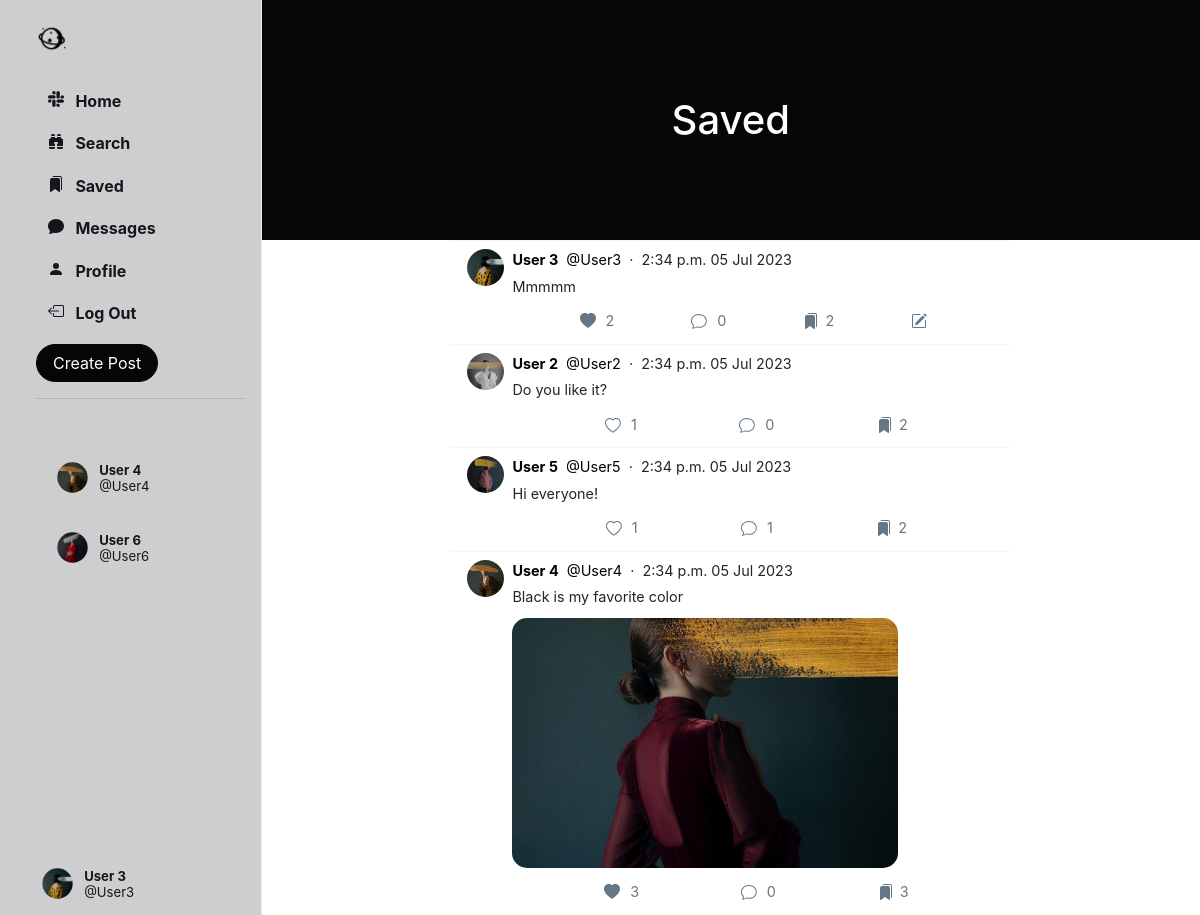
The app's page /saved/ (signed in), older data.
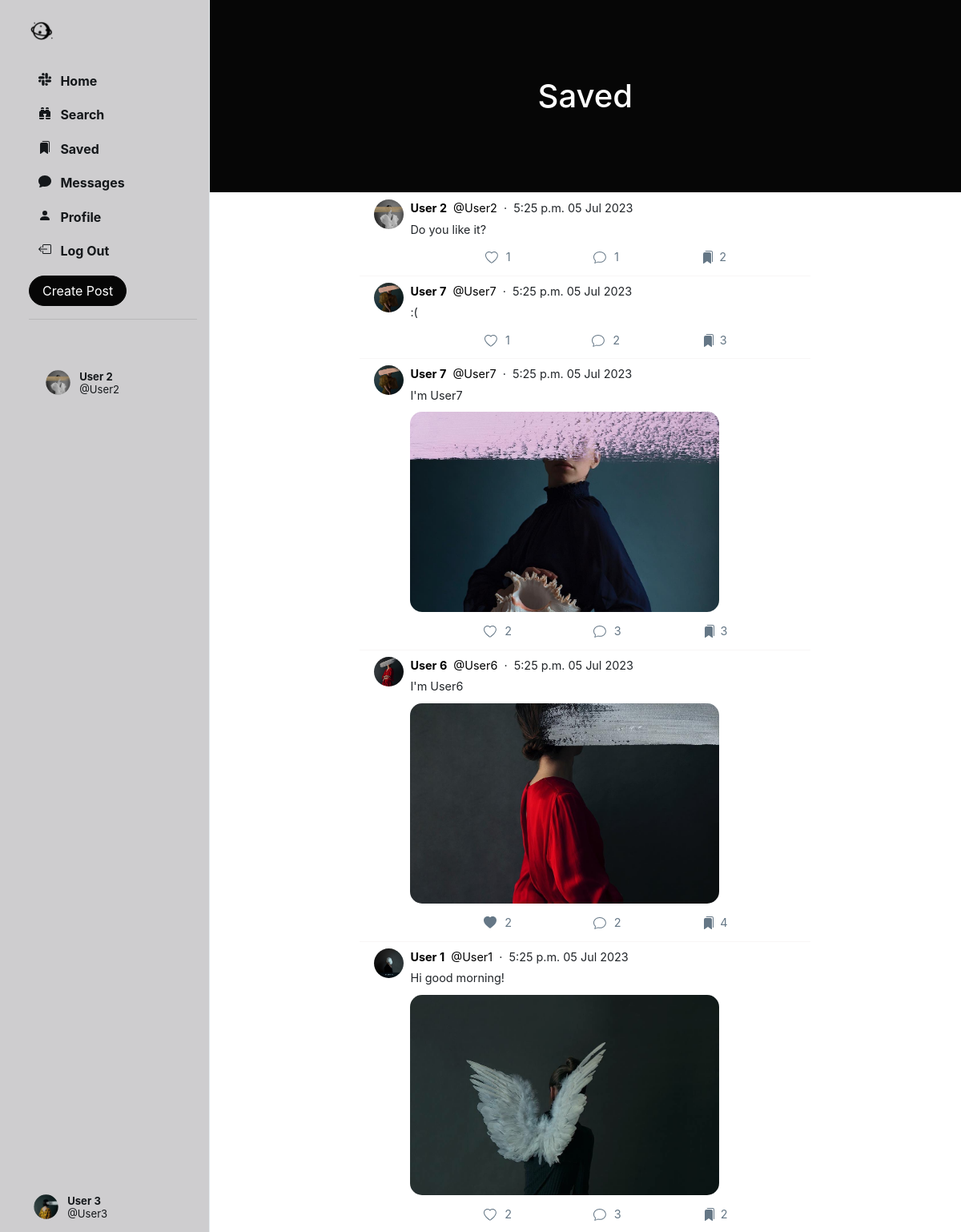
The same page, newer data.
### Network/models.py (models this page shows, shortened)
class User(AbstractUser):
    profile_pic = models.ImageField(upload_to='profile_pic/')
    bio = models.TextField(max_length=160, blank=True, null=True)
    cover = models.ImageField(upload_to='covers/', blank=True)
    follows = models.ManyToManyField("self", related_name="followed_by", symmetrical=False, blank=True)
    def get_suggested_followers(self):
        followed_users = self.follows.all()
        suggested_users = User.objects.exclude(id=self.id).exclude(id__in=followed_users).filter(
            followed_by__in=followed_users)
        suggested_users = suggested_users.annotate(num_my_followers=Count('followed_by__follows')).order_by(
            '-num_my_followers')[:5]
        return suggested_users

class Post(models.Model):
    creator = models.ForeignKey(User, on_delete=models.CASCADE, related_name='posts')
    date_created = models.DateTimeField(default=timezone.now)
    content_text = models.TextField(max_length=140, blank=True)
    content_image = models.ImageField(upload_to='posts/', blank=True)
    likers = models.ManyToManyField(User, blank=True, related_name='likes')
    savers = models.ManyToManyField(User, blank=True, related_name='saved')
    comment_count = models.IntegerField(default=0)

### Network/views.py (the view)
# urls.py: path('saved/', views.saved, name='saved'),
@login_required(login_url='login/')
def saved(request):
    user = User.objects.get(id=request.user.id)
    suggestions = user.get_suggested_followers()
    posts = Post.objects.filter(savers=request.user)
    return render(request=request, template_name='saved.html', context={
        'posts': posts,
        'suggestions': suggestions
    })

### Network/templates/saved.html
{% extends 'index.html' %}
{% load static %}
{% block saved %}
    <header class="py-5" id="home-header">
        <div class="container px-4 px-lg-5 my-5">
            <div class="text-center text-white">
                <h1 class="display-5 fw-bolder">Saved</h1>
            </div>
        </div>
    </header>
    {% include 'posts.html' %}
{% endblock %}

### Network/templates/sidenav.html (shortened to what the changed rows need)
{% load static %}
<div class="sidenav">
    <div style="height: 100%;">
        <br>
        <br>
        <div class="suggestion">
            {% for suggestion in suggestions %}
                <li class="suggestion-item suggestion-user" id="s-box">
                    <a href="{% url 'profile' suggestion.username %}" class="nav-link">
                        <div class="user_account">
                            <div class="small-profilepic"
                                 style="float: left; background-image: url({{ suggestion.profile_pic.url }});"></div>
                            <div style="height: 2.7vw; margin: auto;">
                                <div style="margin-top: 4px;">
                                    <strong>{{ suggestion.first_name }} {{ suggestion.last_name }}</strong>
                                </div>
                                <div class="grey" style="margin-top: 4px;">
                                    @{{ suggestion.username }}</div>
                            </div>
                        </div>
                    </a>
                </li>
            {% endfor %}
        </div>
    </div>
</div>

### Network/templates/posts.html (shortened to what the changed rows need)
{% load static %}
{% block posts %}
    {% for post in posts.all %}
        <div class="post" data-post_id="{{ post.id }}">
            <div>
                <div>
                    <a href="{% url 'profile' post.creator.username %}">
                        <div class="small-profilepic"
                             style="background-image: url({{ post.creator.profile_pic.url }})"></div>
                    </a>
                </div>
                <div style="flex: 1">
                    <div class="post-main">
                        <div class="post-user">
                            <div>
                                <a href="{% url 'profile' post.creator.username %}">
                                    <span><strong>{{ post.creator.first_name }} {{ post.creator.last_name }}</strong></span>
                                </a>
                                <a href="{% url 'profile' post.creator.username %}">
                                    <span class="grey">&nbsp;@{{ post.creator.username }}</span>
                                </a>
                                <span class="grey">&nbsp;&middot;&nbsp;&nbsp;{{ post.date_created | date:"P d M Y" }}</span>
                            </div>
                        </div>
                        {% if post.content_text is not None %}
                            <div class="post-content">
                                {{ post.content_text | linebreaksbr }}
                            </div>
                        {% endif %}
                        {% if post.content_image %}
                            <div class="post-image"
                                 style=" display: block; background-image: url({{ post.content_image.url }});"></div>
                        {% else %}
                            <div class="post-no-image" style="display: none;"></div>
                        {% endif %}
                        <div class="post-actions">
                            {% if user in post.likers.all %}
                                <div class="like" onclick="unlike_post(this)" data-post_id="{{ post.id }}">
                                    <div class="svg-span">
                                        <svg xmlns="http://www.w3.org/2000/svg" width="16" height="16"
                                             fill="currentColor" class="bi bi-heart-fill" viewBox="0 0 16 16">
                                            <path fill-rule="evenodd"
                                                  d="M8 1.314C12.438-3.248 23.534 4.735 8 15-7.534 4.736 3.562-3.248 8 1.314z"/>
                                        </svg>
                                    </div>
                                    <div style="padding: 7px 0px;" class="likes_count">{{ post.likers.count }}</div>
                                </div>
                            {% else %}
                                <div class="like" onclick="like_post(this)" data-post_id="{{ post.id }}">
                                    <div class="svg-span">
                                    </div>
                                    <div style="padding: 7px 0px;" class="likes_count">{{ post.likers.count }}</div>
                                </div>
                            {% endif %}
                            <div class="comment" onclick="get_comments('{{ post.id }}')" data-post_id="{{ post.id }}">
                                <div class="svg-span" data-toggle="modal" data-target="#commentPostModal">
                                </div>&nbsp;
                                <div style="padding: 7px 0px;" class="cmt-count">{{ post.comment_count }}</div>
                            </div>
                            {% if user in post.savers.all %}
                                <div class="save" onclick="unsave_post(this)" data-post_id="{{ post.id }}">
                                    <div class="svg-span">
                                    </div>
                                    <div style="padding: 7px 0px;" class="savers_count">{{ post.savers.count }}</div>
                                </div>
                            {% endif %}
                            {% if post.creator == user %}
                                <div class="save" onclick="edit_post(this)" data-post_id="{{ post.id }}" data-toggle="modal" data-target="#editPostModal">
                                    <div class="svg-span">
                                    </div>
                                </div>
                            {% endif %}
                        </div>
                    </div>
                </div>
            </div>
        </div>
    {% endfor %}
{% endblock %}

Row changes from the older to the newer data that the page shows:
no longer on this page (row unchanged): User: profile_pic (picture), first_name "User", last_name "4", username "User4"
no longer on this page (row unchanged): User: profile_pic (picture), first_name "User", last_name "6", username "User6"
no longer on this page (row edited): Post: creator.profile_pic (picture), creator.first_name "User", creator.last_name "3", creator.username "User3", date_created "2:34 p.m. 05 Jul 2023", content_text "Mmmmm", likers.count "2", comment_count "0", savers.count "2"
no longer on this page (row edited): Post: creator.profile_pic (picture), creator.first_name "User", creator.last_name "5", creator.username "User5", date_created "2:34 p.m. 05 Jul 2023", content_text "Hi everyone!", likers.count "1", comment_count "1", savers.count "2"
no longer on this page (row edited): Post: creator.profile_pic (picture), creator.first_name "User", creator.last_name "4", creator.username "User4", date_created "2:34 p.m. 05 Jul 2023", content_text "Black is my favorite color", content_image (picture), likers.count "3", comment_count "0", savers.count "3"
now on this page (row unchanged): User: profile_pic (picture), first_name "User", last_name "2", username "User2"
changed Post "Do you like it?": date_created "2:34 p.m. 05 Jul 2023" → "5:25 p.m. 05 Jul 2023"; comment_count "0" → "1"
now on this page (row edited): Post: creator.profile_pic (picture), creator.first_name "User", creator.last_name "7", creator.username "User7", date_created "5:25 p.m. 05 Jul 2023", content_text ":(", likers.count "1", comment_count "2", savers.count "3"
now on this page (row edited): Post: creator.profile_pic (picture), creator.first_name "User", creator.last_name "7", creator.username "User7", date_created "5:25 p.m. 05 Jul 2023", content_text "I'm User7", content_image (picture), likers.count "2", comment_count "3", savers.count "3"
now on this page (row edited): Post: creator.profile_pic (picture), creator.first_name "User", creator.last_name "6", creator.username "User6", date_created "5:25 p.m. 05 Jul 2023", content_text "I'm User6", content_image (picture), likers.count "2", comment_count "2", savers.count "4"
now on this page (row edited): Post: creator.profile_pic (picture), creator.first_name "User", creator.last_name "1", creator.username "User1", date_created "5:25 p.m. 05 Jul 2023", content_text "Hi good morning!", content_image (picture), likers.count "2", comment_count "3", savers.count "2"
